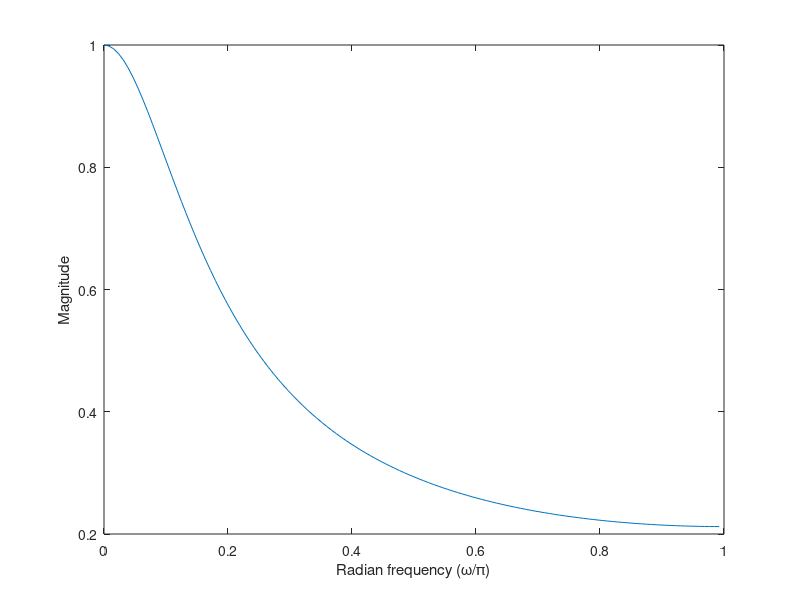

Write MATLAB code to recreate this figure. (Note: this script raises an error after producing the figure.)
addpath('./Linear/Models')
addpath('./Linear/CorrelationFunctions')
addpath('./Linear/AutoregressiveModel')

%% Generate timeseries to be tested
t = linspace(0,2*pi,100);
rng default  %initialize random number generator
x = [1*t; 0*t] +...                                             % Linear trend
    [1; -1].*sin([1; 0.5].*t)...                                % Nonlinear trend
    + sin(5*t)...                                              % Periodic component
    + [0.25;0.1].*randn(2, size(t, 2))...                         % Gaussian noise
    + (rand(2, size(t, 2)) > 0.9).*[1;2].*randn(2, size(t, 2))   % Impuse noise
    + 5;                                                        % Bias

%% Apply Exponential Moving Average
% Prepare the coefficients
alpha = 0.35;
b = [alpha];
a = [1  -(1-alpha)];
% Visualize filter frequecny respone
[h,w] = freqz(b,a,128);
figure, plot(w/pi,abs(h))
xlabel 'Radian frequency (\omega/\pi)', ylabel Magnitude


y1 = filter(b, a, x, [], 2);
y2 = armaFilter(b, a, x);

figure, hold on;
plot(t,x)
plot(t, y1, '-.')
plot(t, y2, 'linewidth', 2)
legend({'x_1','x_2', 'y_1(x_1)', 'y_1(x_2)', 'y_2(x_1)', 'y_2(x_2)'}, 'Orientation', 'vertical', 'Location', 'NorthWest');
title('Exponential Moving Average')
%% Apply Recursive digital filter design
% Prepare the coefficients
[b, a] = yulewalk(5, [0 0.5 0.5 1], [1 1 0 0]);
% Visualize filter frequecny respone
[h,w] = freqz(b, a, 128);
% figure, plot(w/pi,abs(h),f,m,'--')
% xlabel 'Radian frequency (\omega/\pi)', ylabel Magnitude
% legend('Yule-Walker','Ideal'), legend boxoff

y1 = filter(b,a,x);
y2 = armaFilter(b, a, x);

figure, hold on
plot(t, x)
plot(t, y1, '-.')
plot(t, y2, 'linewidth', 2)
%plot([7.25929,7.40171,7.19729,7.66486,7.59457,7.22643,7.42129,7.76786,8.374,8.52129,7.39057,8.80671,8.92043,8.11357,8.85771,7.46714,8.16714,9.49757,9.29314,9.88429])
legend({'x_1','x_2', 'y_1(x_1)', 'y_1(x_2)', 'y_2(x_1)', 'y_2(x_2)'}, 'Orientation', 'vertical', 'Location', 'NorthWest');
title('Recursive digital filter');
